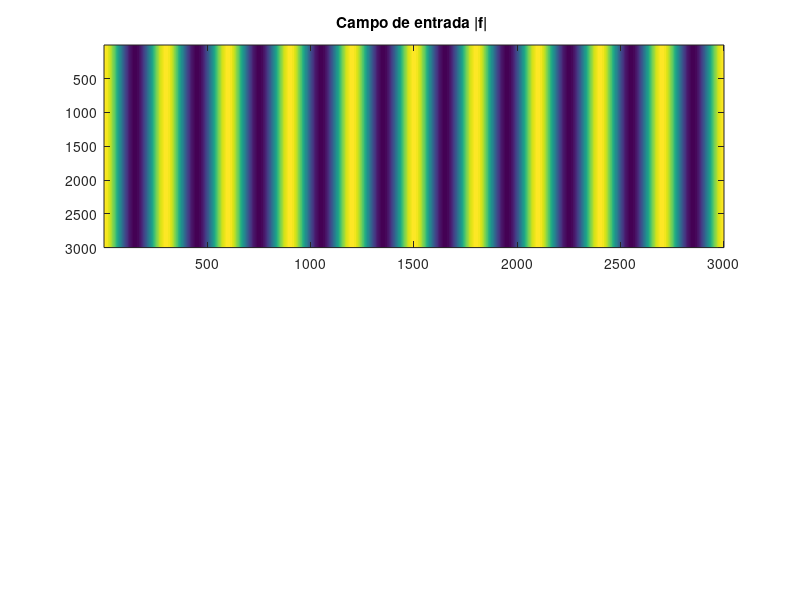

The MATLAB script that drew this image: (Note: this script raises an error after producing the figure.)
%%%%%%%%%%%% IMPLEMENTACION DE LA DIFRACCION DE FRESNEL %%%%%%%%%%%%%%%%%%%%%%%%%%
%%%%%%%%%%%%%%%%%%%       Y ESPECTRO ANGULAR  (PUNTO 3)         %%%%%%%%%%%%%%%%%%%%%%%%%%%


%% ELEMENTOS 
%  -- Sacar la transformada de Fourier de del campo de entrada
%  -- Multiplicar por la funcion de transferencia en aproximacion paraxial
%  -- Sacar la transformada de Fourier inversa para tener el campo optico
%  de salida.
%   
%   Para ello definir :
%   - distancia z a la cual se quiere hallar la difracción
%   - la longitud de onda
%   - longitud de muestreo
%   - numero de muestras, en este caso la cantidad de muestras debe de ser .
%   

% Vamos a suponer una ventana circular por donde pasará una onda plana
% monocromática , la luz chocará con la apertura circular de 1cm de diametro 
% con una longitud de onda de 600nm 

%Parametros
lambda = 600E-9;
longitud = 1E-5; %% Longitud en metros 
N = 1/2;
m = 4;
L = 1E-6;
z = N*(L^2)/lambda; %Distancia de propagacion entre planos (m)


%% funcion rectangulo, el cual sera nuestro campo optico de entrada con aplitud igual a 1
per = @(a,b) 1/2 * (1 + m*cos((2*pi*a/L)));
num_of_points = 3000; % Como la funcion rect no tiene limite en F_FFT_obanda entonces irse al limite de Nyquist no es util
                      % por lo que simplemente definimos muchas muestras en
                      % nuestra implementación


 
%% Los espaciamientos en x y en y definiran que tan buena sera la recontruccion 

dx = longitud/num_of_points;  %% Modificando esto podemos obtener la imagen como tal sin
dy = longitud/num_of_points;  %% Perdida de información
dfx = 1/(num_of_points* dx); %% steps en x del plano espectral Para un espaciamiento en limite de Nyquist
dfy = 1/(num_of_points* dy); %% Steps en y del plano espectral

x = linspace(0,(num_of_points-1)*dx,num_of_points);
y = linspace(0,(num_of_points-1)*dy,num_of_points);

u = linspace(0,(num_of_points-1)*dfx , num_of_points);
v = linspace(0,(num_of_points-1)*dfy , num_of_points);

% Creamos vectores de datos X, Y donde se va a contener cada valor de la maya 
[X,Y] = meshgrid(x,y);
[U,V] = meshgrid(u,v);

% Definimos la funcion f como el campo optico que se propagara y se
% difractará
f = per(X,Y);

figure;
subplot(2,1,1);
imagesc(f);
title("Campo de entrada |f| ");


%% Implementacion por FFT

% Sacamos la transformada de Fourier del campo de entrada multiplicada por

f_fft_o = fft2(f);
f_fft_o = shift(f_fft_o);


% El siguiente paso es multiplicar el espectro angular de entrada por la 
% función de transferencia del espacio libre para así obtener el espectro
% angular del campo óptico de llegada posterior a la difracción

f_fft_s = f_fft_o .* exp(1i*(2*pi*z)/(lambda)).*exp(-1i*(pi*lambda*z) * ((U-(num_of_points*dfx)/2).^2 + ...
                                               (V-(num_of_points*dfy)/2).^2));

f_recontructed_fft = ifft2(f_fft_s);

subplot(2,1,2);
imagesc(abs(f_recontructed_fft).^2);
title("Campo Difractado |f| (FFT) N = 1/2")

colormap("gray");
colorbar("off");

%% Aqui vamos a crear una funcion que shiftea una matriz NxM

function shifted_matrix = shift(M)
        size_of = size(M); 

        M_shifted = zeros(size_of(1),size_of(2));

        % Primer cuadrante
        M_shifted(1:size_of(1)/2,1:size_of(2)/2) = ...
                        M(size_of(1)/2+1:size_of(1),size_of(2)/2+1:size_of(2));
        
        % Segundo Cuadrante
        M_shifted(1:size_of(1)/2,size_of(2)/2+1:size_of(2)) = ...
                        M(size_of(1)/2+1:size_of(1),1:size_of(2)/2);
        
        
        % Tercer Cuadrante
        M_shifted(size_of(1)/2+1:size_of(1),1:size_of(2)/2) = ...
                        M(1:size_of(1)/2,size_of(2)/2+1:size_of(2));

        % Cuarto Cuadrante 
        M_shifted(size_of(1)/2+1:size_of(1),size_of(2)/2+1:size_of(2)) = ...
                        M(1:size_of(1)/2,1:size_of(2)/2);

        shifted_matrix = M_shifted;

end
